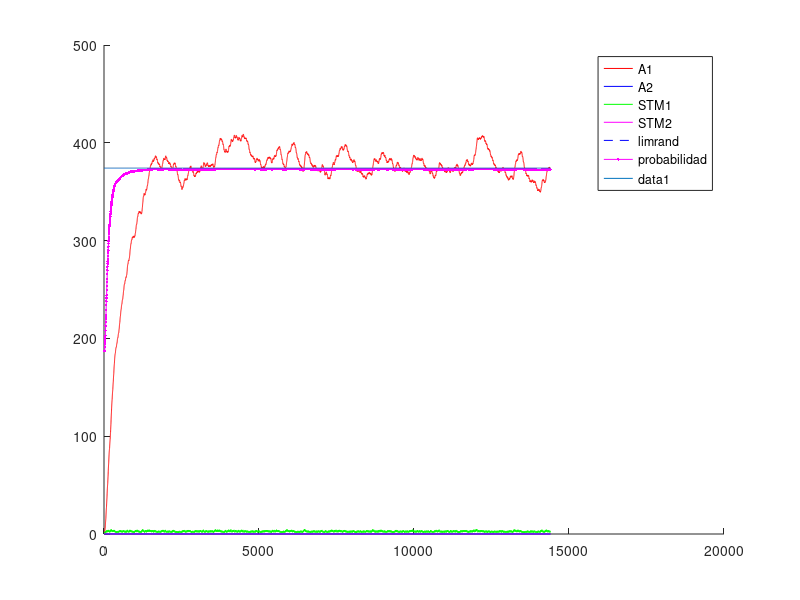
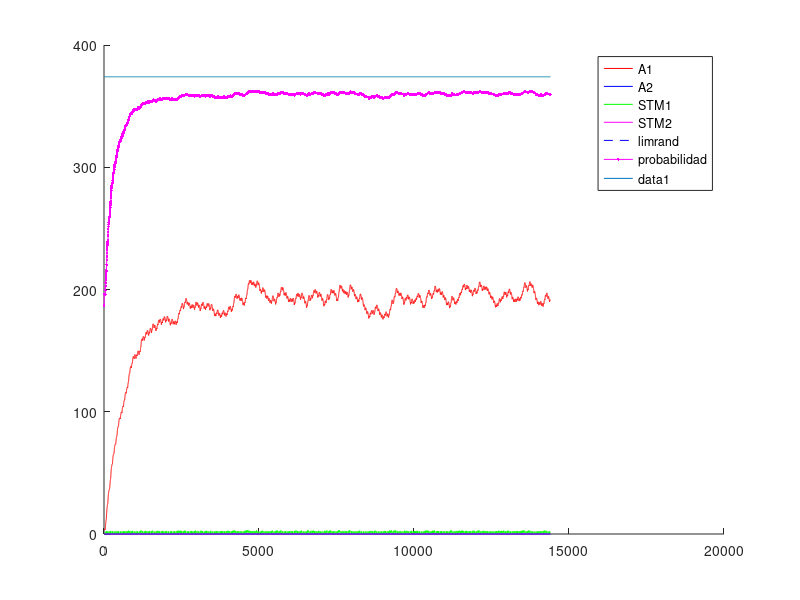
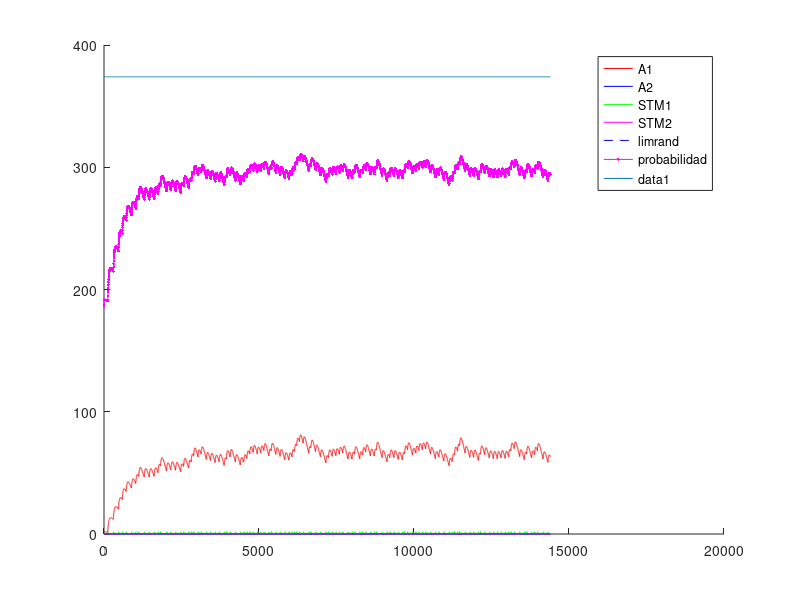
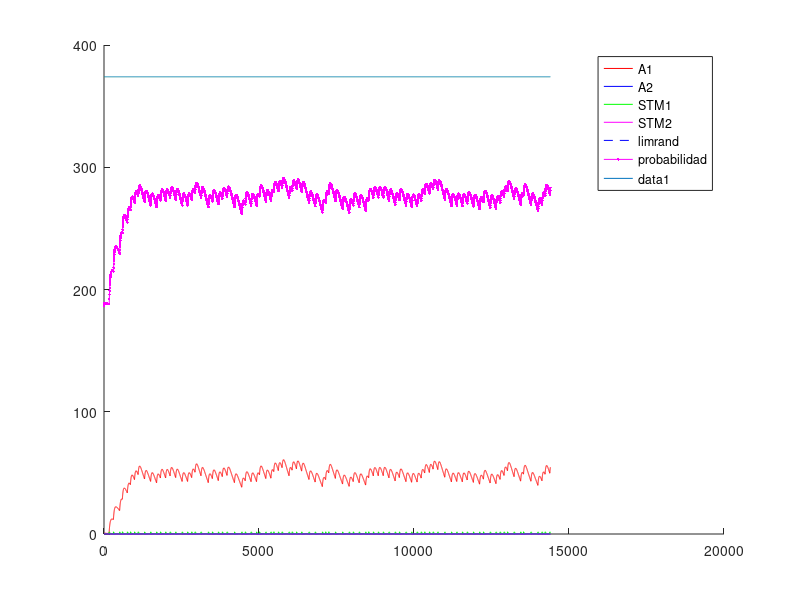

MATLAB code for these plots, in order:
%% Experimento con Variable-Interval - VI - intervalo Variable
%% Existen multiples intancias de palanquelo (cada vez que realiza respuesta decide si realiza otra o no)
%% Luego que transcurre el intervalo, si el animal realiza una respuesta obtiene refuerzo.
%% Un trial dura 3600 segundos.
%% Una sesion 1 o 3 trial (seg´un la dinamica del animal)
%% 5 sesiones por Experimento. Cada sesion es un intervalo diferente.
%% 1 experimento
%% Tiempo para realizar un respuesta 1 segundo
%% 
%% La probabilidad de eleccion se ajusta al nivel de maxima frecuencia de palanqueo
%% 

close all
clc
clear

%% Matriz de pago 0 1 

%%% Se ajusto la apreciacion de las cantidades de refuerzo 
function rf = feel(pellets)
  rf=0;
  if (nargin~=0)
    rf=(12.8*(1-exp(-.25.* pellets.^(2))))+(12.8*(1-exp(-.5.* pellets)));
  else
    error ("Faltan parametros");
  endif
endfunction
%% 
%% 

%% INICIALIZATION
%%%%%% CONSTANTES DE SESIONES
Ntrial  =  1 ;   %% un trial de 3600 segundos
tTrial  =  3600; %% en segundos
tResp   =  1;    %% en segundos
tMuestreo = 0.25;%% en segundos
Nses    =  5 ;
Vi=[5,10,30,40,60]; %% valores medios de intervalos variables
Ntest   =  1;
limrand =  0.138;
saving  =  0.01 ;
%%%%%% CONSTANTES DE DECAIMIENTO
alpha = 1*tMuestreo;
beta  = 0.125*tMuestreo ;
gamma = 0.0067*tMuestreo;%0.025 ; 
delta = 1*tMuestreo;
%%%%%% INICIALIZACION
palanca = zeros(2,1);
Rf_1=0;
Rf_2=0;
A1=zeros(1,Ntest);
A2=zeros(1,Ntest);
stm_1=zeros(2,Ntest);
stm_2=zeros(2,Ntest);
d=1;

sesion = zeros(Nses,1);
trialXsesion = zeros(Nses,Ntrial);
terminal_sesion=zeros(Nses,1);
nb_resp = zeros(Nses,Ntest);
refuerzo = zeros(Nses,Ntest);
%contadorP1=0;
%contadorP2=0;
contadorI=0;

%% CALCULO DE AROUSAL MAXIMO
%% Iteraciones de respuesta refuerzo para encotnrar el STM medio
Nconfig=5; %% Tasa de respuesta de configuracion
%plot([1:0.01:20],(12.8*(1-exp(-.25.* [1:0.01:20].^(2))))+(12.8*(1-exp(-.5.* [1:0.01:20]))),'.k')
R1 = floor(feel(1)); %tiempo de refuezo para R
l1 = Nconfig/tMuestreo; % duracion entre trials
suma = 0; %suma es un valor necesaria para calcular max1 y min1
suma = alpha*R1 %% Refuerzo cada N respuestas
iter=100; %% numero de iteraciones para que converja el stm
max1 = 0; %maximum de stm1
min1 = 0; %minimum de stm1
for i = 1:iter 
  suma = (1-beta)^(Nconfig/tMuestreo)*suma;%% Instantes que decae el stm
  min1=suma;
  suma += alpha*R1; %Refuerzo
  max1=suma;
end
comp=.88;
S1 = (((max1-min1)*(comp*l1))/2)+min1*comp*l1; %calcul de la superficie del triangulo mas la de el rectangulo
stm_1_medio = S1/(l1);
A1max = (delta/gamma)*stm_1_medio;

%% INICIO DE LAS ITERATIONS
for l = 1:Ntest  %% TESTES
  Num=0;
  for k = 1:Nses  %% SESIONES (cambia el N)
    i=1;
    %duracion = [1,tTrial*ones(1,Ntrial)];
    
    contador = 1;
    contadorI =1;
    %palanca(1)=randi(2);
    
    %% Agregar intervalo de refuerzos  %%
    intervalo=Vi(k);
    if k>1
      A1(Num+1,l)=saving*A1(Num,l);
      A2(Num+1,l)=saving*A2(Num,l);
      stm_1(Num+1,l)=0*stm_1(Num,l);
      stm_2(Num+1,l)=0*stm_2(Num,l); 
      %%% ELECCION DE LA PRIMERA PALANCA 
%      if A1(Num,1)>A2(Num,1)
%        palanca(2)=1;
%      else
%        palanca(2)=2;
%      end
    end       
    P1(i,k)=0.5;
    %P2(i,k)=0.5;
    for j=2:(Ntrial*tTrial/tMuestreo) %% Todos los trials juntos
      
      if contador == tResp/tMuestreo%duracion(i)
        contador = 1;
        i = i+1 ;
        J = j ;
        if (i==3605)
        aa=1;
        endif
        P1(i,k)=0.5*(1-exp(-(5*A1((j-1)+Num,l))/A1max))+0.5; %probabilidad en exponential
        
        a = rand ;
        %%% ELECCION DE LA PALANCA %%% Basicamente elige palanquear o no palanquear
        if (A1((j-1)+Num,l)<=limrand)&&(A2((j-1)+Num,l)<=limrand)
          palanca(i)=randi(2);
        elseif (A1((j-1)+Num,l)>=limrand)&&(A2((j-1)+Num,l)<=limrand)
          if a>=P1(i,k)
            palanca(i)=2;
          else
            palanca(i)=1;
          end
        elseif (A1((j-1)+Num,l)>A2((j-1)+Num,l))
          if a>=P1(i,k)
            palanca(i)=2;
          else
            palanca(i)=1;
          end
        end
        %%% REFUERZO %%%
        if (contadorI >= intervalo/tMuestreo)
          if (palanca(i)==1)
            Rfz=floor(feel(1));
            Rf_1 = Rfz;
            Rf_2 = 0;
            contadorI =1;
            dispe =.5; %% dispercion del 50% del valor de la intervalo
            intervalo = Vi(k)*(1 + dispe*(1-2*rand));
            refuerzo(k,l)++;
          else
          %contador++;
          contadorI++;
          Rf_1=0;
          Rf_2=0;
          endif
        else
        %contador++;
        contadorI++;
        Rf_1=0;
        Rf_2=0;
        endif
      else
        contador++;
        contadorI++;
        Rf_1=0;
        Rf_2=0;
      end
      stm_1(j+Num,l)=(1-beta)*stm_1((j-1)+Num,l)+alpha*Rf_1;
      stm_2(j+Num,l)=(1-beta)*stm_2((j-1)+Num,l)+alpha*Rf_2;
      A1(j+Num,l)=(1-gamma)*A1((j-1)+Num,l)+delta*stm_1(j+Num,l);
      A2(j+Num,l)=(1-gamma)*A2((j-1)+Num,l)+delta*stm_2(j+Num,l);
    end
    
    
    %%% CONTADOR DE A QUE J SE CAMBIA LA SESION
    %sesion(k-1,l)=j;
    sesion(k,l)=j+Num;
    %%% DEFINICION DE NUM
%    compteur = 0 ;
%    for i=1:length(A1(:,l))
%      if A1(i,l)~=0
%        compteur = compteur +1;
%      end
%    end
%    Num=compteur;
    Num = j+Num;
    Sizemat = length(A1);
    
    for j = 1:length(palanca)
      if palanca(j)==1
        %nb_coop(k-1,l)= nb_coop(k-1,l)+1;
        nb_resp(k,l)= nb_resp(k,l)+1;
      end
    end
  end
end


%%% PRUEBAS 
%%% ENCONTRA LA LONGITUD REAL DEL EXPERIMENTACION
nonnul = zeros(Ntest,1);
for k=1:Ntest
  for i=1:length(A1)
    if A1(i,k) ~= 0
      nonnul(k)=nonnul(k)+1;
    end
  end
end

%%% PRUEBA I _ PESO DE LA EXPERIMENTACION EN LA MEMORIA
porcent = 0;
for i = 1:Ntest
  if sum(A1(:,i)) > 10 * sum(A2(:,i))
    porcent = porcent +1;
  end
end

%%% PRUEBA II _ SI LA EXCITATION ALCANZA A SU MAXIMUM
maxima = zeros(Ntest,1);
for k = 1:Ntest
  if floor(max(A1(:,k))) == floor(max(max(A1))) 
    maxima(k) = maxima(k) +1;
  end
end

%%% PRUEBA III _ EN QUE SESION LA PALANCA GANA DE VERDAD
%ird = zeros(Ntest,1);
%for k = 1:Ntest
%  i=1;
%  while 1
%    if A1(nonnul(k)-i,k) < limrand
%      ird(k) = nonnul(k)-i+1;
%      break;
%    else
%      i=i+1;
%    end
%  end
%end
%
%%%% PRUEBA IV _ CONVIERTE J EN NUMERO DE SESION
%for k = 1:Ntest
%  i=1;
%  while 1
%    if ird(k) <= sum(sesion(1:i)+50)
%      ird(k)=i;
%      break;
%    else
%      i=i+1;
%    end
%  end
%end

%%% PRUEBA V _ PORCENTAJE DE COOPERACION POR SESION / EXPERIMENTO


%porcentaje_coop_sesion=zeros(Nses,Ntest);
%porcentaje_coop_experimento=zeros(Ntest,1);
%for k = 1:Ntest
%  porcentaje_coop_experimento(k)=sum(nb_coop(:,k))/(Ntrial*Nses)*100;
%end

%for i=1:Ntest
%  terminal_sesion(1,i)=sesion(1,i);
%  for j=2:Nses
%    terminal_sesion(j,i)=sesion(j,i)+terminal_sesion(j-1,i);
%  end
%end

%%% DEMOSTRACION 


%promedio_sesion=sum(ird)/Ntest
%porcent_10xsuperior_al_otra=porcent/Ntest * 100;
%cuanto_alcanzan_al_maxima=sum(maxima)/Ntest * 100;
%porcentaje_coop_experimento;
%porcentaje_coop_sesion=floor(nb_coop/Ntrial*100);

resp_por_segundos=nb_resp/length(palanca); %numero de respuestas dividido por el numero de respestas maximal posible


for i=1:Ntest
  for j=1:Nses
    figure
    hold on
    %plot(sesion(j,i)*ones(1,max(max(A1(:,i)))),(1:max(max(A1(:,i)))),'--k');
    %h=plot((sesion(j,i).*tMuestreo)*ones(1,max(max(A1(:,i)))),(1:max(max(A1(:,i)))),'--k');
    %set(h, "linewidth", 2);
    if j==1
      plot(1:Ntrial*tTrial/tMuestreo,A1(1:sesion(j,i),i),'r',1:Ntrial*tTrial/tMuestreo,A2(1:sesion(j,i),i),'b',1:Ntrial*tTrial/tMuestreo,stm_1(1:sesion(j,i),i),'g',1:Ntrial*tTrial/tMuestreo,stm_2(1:sesion(j,i),i),'m',1:Ntrial*tTrial/tMuestreo,limrand*ones(1,Ntrial*tTrial/tMuestreo),'--b')
      plot((1:(Ntrial*tTrial))/tMuestreo,P1(:,j)'*A1max,'.-m');
      legend("A1","A2","STM1","STM2","limrand","probabilidad");
    else
      plot(1:Ntrial*tTrial/tMuestreo,A1(sesion(j-1,i)+1:sesion(j,i),i),'r',1:Ntrial*tTrial/tMuestreo,A2(sesion(j-1,i)+1:sesion(j,i),i),'b',1:Ntrial*tTrial/tMuestreo,stm_1(sesion(j-1,i)+1:sesion(j,i),i),'g',1:Ntrial*tTrial/tMuestreo,stm_2(sesion(j-1,i)+1:sesion(j,i),i),'m',1:Ntrial*tTrial/tMuestreo,limrand*ones(1,Ntrial*tTrial/tMuestreo),'--b')
      plot((1:(Ntrial*tTrial))/tMuestreo,P1(:,j)'*A1max,'.-m');
      legend("A1","A2","STM1","STM2","limrand","probabilidad");
    endif
    plot(1:Ntrial*tTrial/tMuestreo,A1max*ones(1,Ntrial*tTrial/tMuestreo));
    hold off
  endfor
endfor


%% Maximos exitos por intervalo= 10-360 - 30-120 - 40-65 - 60-60 

color = 'rgbmkmrgbk';
figure
hold on
for i=1:Ntest
  plot(Vi,resp_por_segundos(:,i),'Color',color(i));
  title('Respuestas por segundos');
  xlabel('Intervalos');
  ylabel('Respuestas/segundos');
  for j=1:Nses
    plot(Vi(j)*ones(1,floor(resp_por_segundos(j,i)*100)+1),(0:floor(resp_por_segundos(j,i)*100))/100,'k');
  end
  end
hold off


figure
hold on
for i=1:Ntest
  plot(refuerzo(:,i),resp_por_segundos(:,i),'Color',color(i));
  title('Respuestas y refuerzo');
  xlabel('Refuezo/horas');
  ylabel('Respuestas/segundos');
  for j=1:Nses
    plot(refuerzo(j)*ones(1,floor(resp_por_segundos(j,i)*100)+1),(0:floor(resp_por_segundos(j,i)*100))/100,'k');
    a = strcat('Num= ',num2str(Vi(j)));
    if j==3
      text(refuerzo(j),-.085,a);
    elseif j==4
      text(refuerzo(j),-.1,a);
    elseif j==5
      text(refuerzo(j),-.03,a);
    else
      text(refuerzo(j),-.06,a);
    end
  end
end
hold off

%%% probl�me de temps, pas le temps de d�croitre du coup red�marre plus
%%% haut CQFD
%%%% CASTIGO DE TIEMPO 
%%%% CUANTO VECES ELIGE COOPERATION
%%% Pour chaque session r�cup�rer le nombre de coop�ration et tracer la
%%% courbe correspondante 
